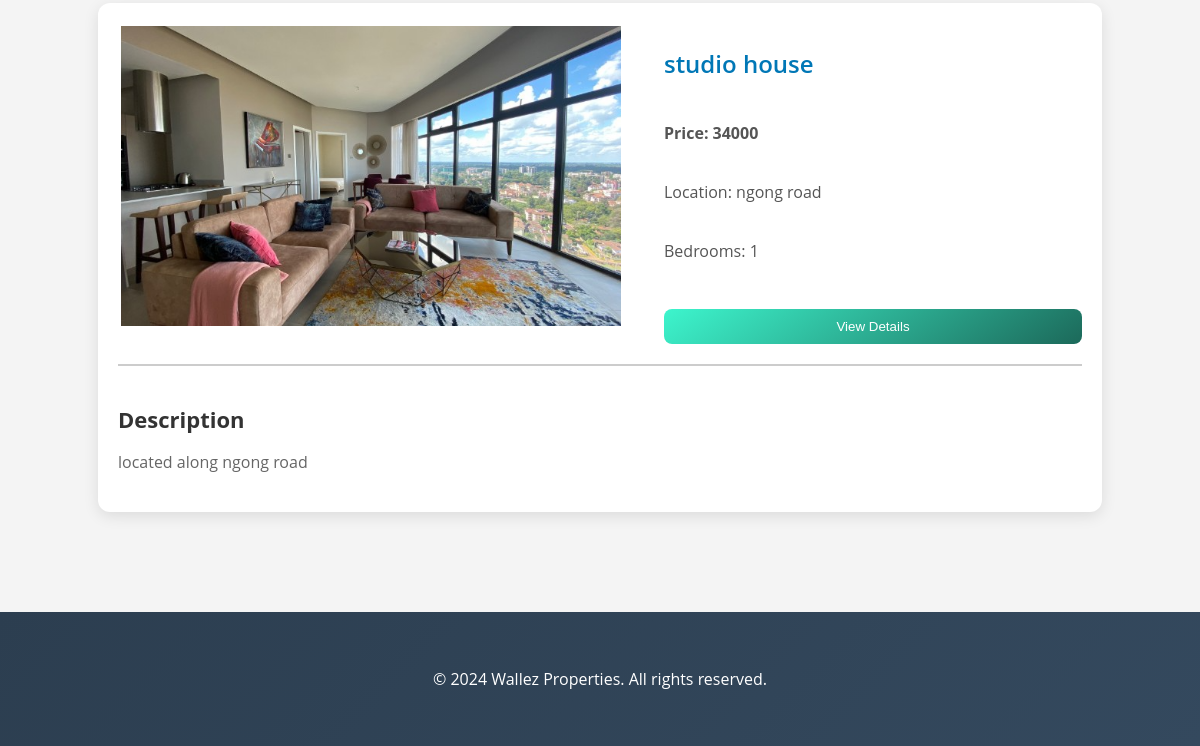
Before: / (lower part) with the older database file.
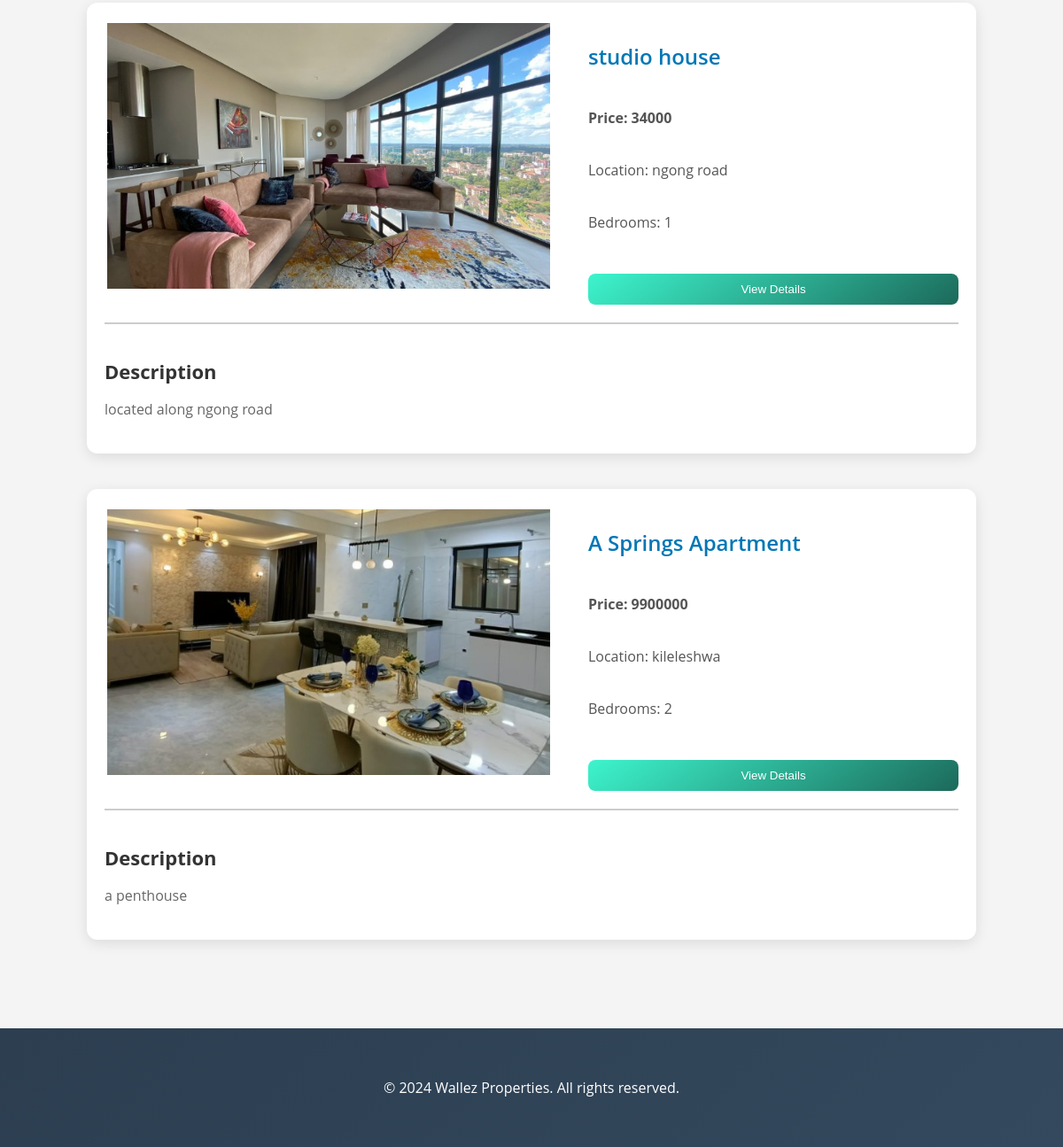
After: the same page with the newer database file.
### property/models.py (models this page shows, shortened)
class Listings(models.Model):
    title = models.CharField(max_length=255)
    price = models.IntegerField()
    description = models.TextField()
    location = models.CharField(max_length=255)
    image = models.ImageField(upload_to='images/')
    address = models.CharField(max_length=255)
    bedrooms = models.IntegerField()
    bathrooms = models.IntegerField()

### property/views.py (the view)
# urls.py: path('', views.home, name='home'),  # Home page
def home(request):
    listings = Listings.objects.all()
    context = {'listings': listings}
    return render(request, 'home.html', context)

### property/templates/home.html (shortened to what this page needs)
{% extends "base.html" %}
{% load static %}
{% block content %}
<link rel="stylesheet" href="{% static 'home.css' %}">
    <main class="main-content">
        <section class="featured-properties">
            <div class="property-grid">
                {% for x in listings %}
                <div class="property-card">
                    <div class="property-info">
                        <a href="{% url 'listing_retrieve' x.id %}">
                            <img class="property-image" src="{{ x.image.url }}" alt="{{ x.title }}">
                        </a>
                        <div class="property-details">
                            <h3>{{ x.title }}</h3>
                            <p class="price">Price: {{ x.price }}</p>
                            <p>Location: {{ x.location }}</p>
                            <p>Bedrooms: {{ x.bedrooms }}</p>
                            <button class="details-button">
                                <a href="{% url 'listing_retrieve' x.id %}">View Details</a>
                            </button>
                        </div>
                    </div>
                    <hr class="property-separator">
                    <div class="property-description">
                        <h2>Description</h2>
                        <p>{{ x.description }}</p>
                    </div>
                </div>
                {% endfor %}
            </div>
        </section>
    </main>
{% endblock %}

### property/templates/base.html (shortened to what this page needs)
{% load static %}
<!DOCTYPE html>
<html lang="en">
<head>
    <link rel="stylesheet" href="{% static 'base.css' %}">
    {% block extra_styles %}
    <link rel="stylesheet" href="{% static 'contact.css' %}">
    <link rel="stylesheet" href="{% static 'home.css' %}">
    <link rel="stylesheet" href="{% static 'about.css' %}">
    <link rel="stylesheet" href="{% static 'details.css' %}">
    <link rel="stylesheet" href="{% static 'properties.css' %}">
    {% endblock %}
</head>
<body>
    <main class="main-content">
        <div class="container">
            {% block content %}{% endblock %}
        </div>
    </main>
    <footer class="footer">
        <div class="container">
            <p class="footer-text">&copy; 2024 Wallez Properties. All rights reserved.</p>
        </div>
    </footer>
</body>
</html>

### property/static/base.css (style rules this page uses)
body { font-family: 'Arial', sans-serif; }
.container { width: 90%; margin: 0 auto; padding: 20px 0; }
.featured-properties { margin-bottom: 40px; }
.property-grid { display: flex; flex-wrap: wrap; gap: 20px; justify-content: space-around; }
.property-image { width: 100%; height: 200px; object-fit: cover; border-radius: 8px; margin-bottom: 10px; }
.footer { background: linear-gradient(135deg, #2c3e50, #34495e); color: #fff; padding: 20px 0; text-align: center; }
.footer-text { font-size: 16px; }

### property/static/contact.css (style rules this page uses)
body { font-family: 'Open Sans', sans-serif; margin: 0; padding: 0; background-color: #f5f5f5; color: #333; }

### property/static/home.css (style rules this page uses)
body { font-family: 'Open Sans', sans-serif; margin: 0; padding: 0; color: #333; background-color: #f4f4f4; }
.main-content { max-width: 1200px; margin: 0 auto; padding: 20px; }
.property-grid { display: flex; flex-wrap: wrap; gap: 40px; justify-content: space-between; }
.property-card { background-color: white; border-radius: 12px; box-shadow: 0 4px 15px rgba(0, 0, 0, 0.1); padding: 20px; display: flex; flex-direction: column; width: 100%; align-items: stretch; }
.property-info { display: flex; gap: 20px; align-items: stretch; }
.property-image { width: 500px; height: 300px; object-fit: cover; border-radius: 2px; }
.property-details { flex: 1; display: flex; flex-direction: column; justify-content: space-between; padding-left: 20px; }
.property-details h3 { font-size: 24px; font-weight: 600; color: #0077b6; margin-bottom: 10px; }
.property-details p { font-size: 16px; color: #555; margin: 5px 0; }
.price { font-size: 20px; font-weight: 700; color: #d32f2f; }
.details-button { background: linear-gradient(145deg, #3df5cd, #1c695a); color: white; padding: 10px 20px; border: none; border-radius: 8px; cursor: pointer; margin-top: 15px; transition: background-color 0.3s ease; text-align: center; }
.details-button a { text-decoration: none; color: white; display: block; }
.property-separator { border: 1px solid #ccc; margin: 20px 0; }
.property-description { padding-left: 0; }
.property-description h2 { font-size: 22px; color: #333; margin-bottom: 10px; }
.property-description p { font-size: 16px; color: #666; line-height: 1.6; }

### property/static/about.css (style rules this page uses)
body { font-family: 'Open Sans', sans-serif; margin: 0; padding: 0; background-color: #f5f5f5; color: #333; }

### property/static/details.css (style rules this page uses)
.property-image { width: 100%; height: auto; object-fit: cover; border: 3px solid white; border-radius: 10px; }
.details-button { display: inline-block; padding: 10px 20px; background: #3df5cd; color: #1c695a; border-radius: 5px; text-decoration: none; transition: background-color 0.3s ease; }

Changed rows visible on the page:
added Listings: image (picture), title "A Springs Apartment", price "9900000", location "kileleshwa", bedrooms "2", description "a penthouse"
